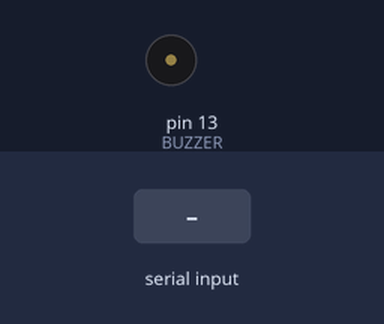
The sketch below on a simulated Arduino Uno, built with avr-gcc and run on an emulated ATmega328P. Parts: buzzer (waves = sounding). The inputs (shaded band) are chosen by the test bench.

Above: at 1.2 s.
1.3 s: byte 1 (1) received over Serial
At 2.4 s:
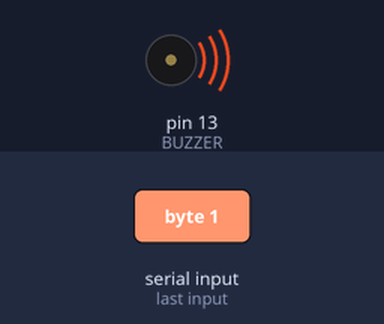
2.8 s: "1" received over Serial
At 3.6 s:
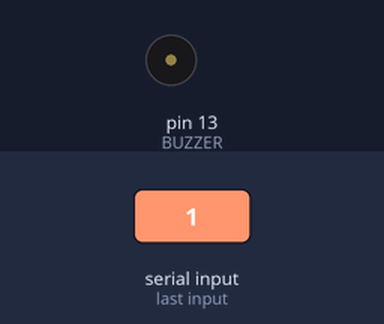
Timing chart, 0 to 5.8 s (numbered marks = the images above; inputs shaded):
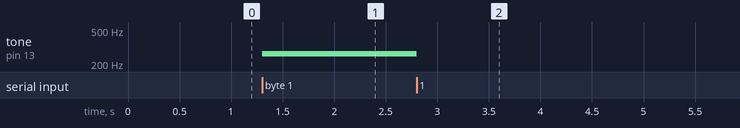

Measured:
- after the input at 1.3 s, tone on pin 13 (BUZZER): silent → 262 Hz at once
- after the input at 2.8 s, tone on pin 13 (BUZZER): 262 Hz → silent at once

The sketch:

ex10_03_a.ino
```cpp
// 아두이노: 수신된 정수로 부저 제어

#define BUZZER 13

void setup( ) {
  pinMode(BUZZER, OUTPUT);
  Serial.begin(9600);
}

void loop() {
  while (Serial.available()) {	// 검사
    int value = Serial.read();	// 수신
    if (value == 1) {		// 1 수신
      tone(BUZZER, 262);
    } else {			// 0 수신
      noTone(BUZZER);
    }
  }
}
```
